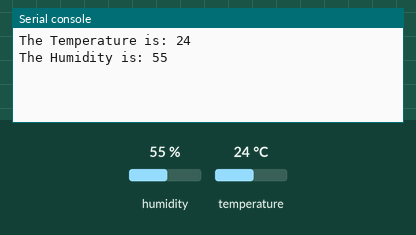
Recording of a program running on a simulated ESP8266 board running MicroPython. Shown: the last lines printed to the serial console. The test bench sets the inputs (shaded band); at power-on: humidity 55 %, temperature 24 °C.

Above: at 1.2 s.
1.3 s: humidity set to 22 %
At 6.5 s:
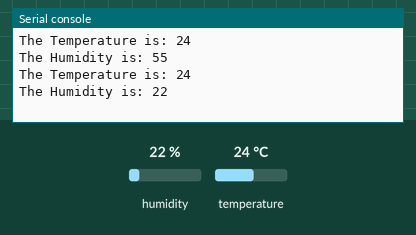
7.3 s: temperature set to 12 °C
At 11.1 s:
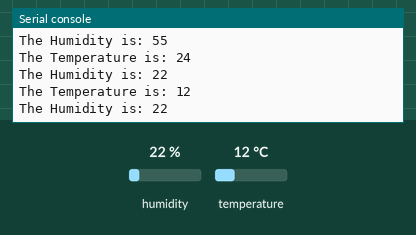
13.3 s: humidity set to 40 %
At 15.8 s:
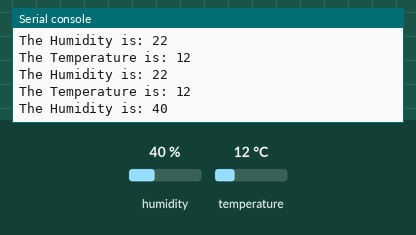
Timing chart, 0 to 17.3 s (numbered marks = the images above; inputs shaded):
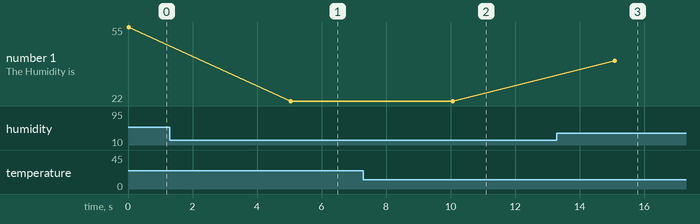

The program:

readDHT11.py
```python
import dht
import machine, time

sensor = dht.DHT11(machine.Pin(2))
while 1:
    sensor.measure()
    temperature=sensor.temperature() # eg. 23 (°C)
    humidity=sensor.humidity()
    print("The Temperature is: "+ str(temperature))
    print("The Humidity is: "+ str(humidity))
    time.sleep(5)
```

Measured:
- after the input at 1.3 s, the serial console: prints a new line after 3.7 s (image 1)
- after the input at 7.3 s, the serial console: prints a new line after 2.8 s (image 2)
- after the input at 13.3 s, the serial console: prints a new line after 1.8 s (image 3)
- plotted number 1: 55 → 22 after the input at 1.3 s, 22 → 40 after the input at 13.3 s
